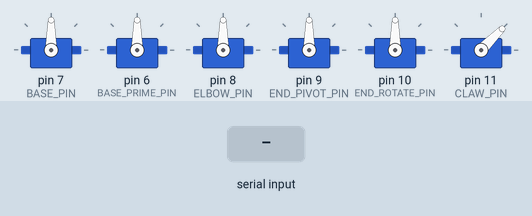
Simulated run of this sketch. Board: Arduino Uno, built with avr-gcc and run on an emulated ATmega328P. Parts: 6 × servo. The test bench sets the inputs (shaded band).

Above: at 1.2 s.
1.3 s: "w" received over Serial
At 3.4 s:
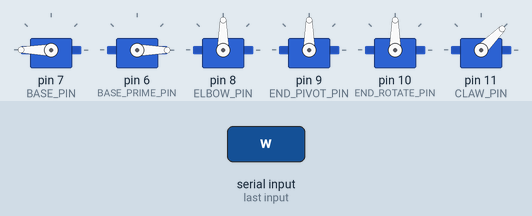
4.3 s: "a" received over Serial
At 5.7 s:
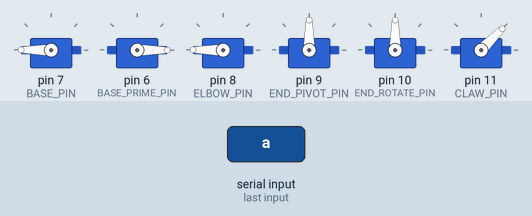
6.7 s: "s" received over Serial
At 7.1 s:
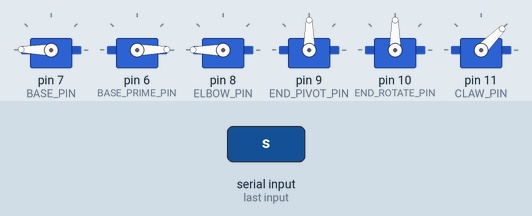
8.2 s: byte 87 ('W') received over Serial
At 8.66 s:
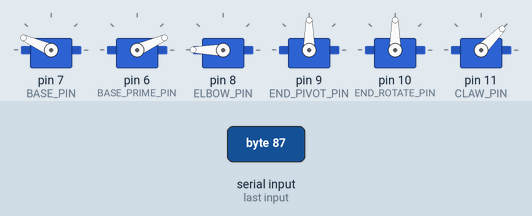
11.2 s: "d" received over Serial
At 12.1 s:
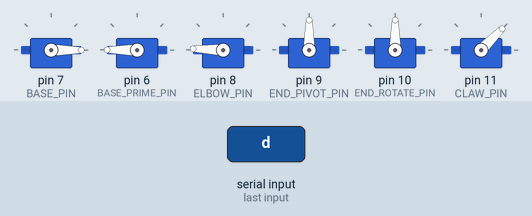
13.3 s: byte 65 ('A') received over Serial
At 16.0 s:
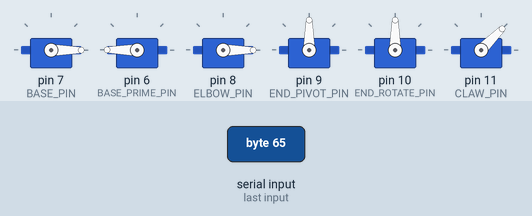
Timing chart, 0 to 17.3 s (numbered marks = the images above; inputs shaded):
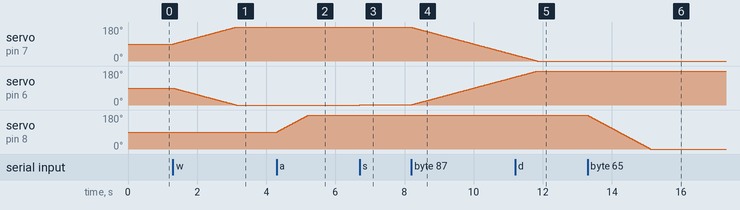

The sketch:

KeyboardBased.ino
```cpp
#include <Servo.h>

// Define motor pins
#define BASE_PIN 7
#define BASE_PRIME_PIN 6
#define ELBOW_PIN 8
#define END_PIVOT_PIN 9
#define END_ROTATE_PIN 10
#define CLAW_PIN 11

// Current servo angles
int bAngle = 90;
int bPrimeAngle = 90;
int elbowAngle = 90;
int ePivotAngle = 90;
int eRotateAngle = 90;
int clawAngle = 45;

// Step speeds in degrees per update
const int BASE_SPEED = 1;
const int ELBOW_SPEED = 2;
const int PIVOT_SPEED = 2;
const int ROTATE_SPEED = 4;
const int CLAW_SPEED = 3;

// Press flags
bool wPressed = false;
bool sPressed = false;
bool aPressed = false;
bool dPressed = false;
bool qPressed = false;
bool ePressed = false;
bool rPressed = false;
bool fPressed = false;
bool zPressed = false;
bool xPressed = false;

// Servo objects
Servo base;
Servo basePrime;
Servo elbow;
Servo endPivot;
Servo endRotate;
Servo claw;

void setup() {
  Serial.begin(115200);

  base.attach(BASE_PIN);
  basePrime.attach(BASE_PRIME_PIN);
  elbow.attach(ELBOW_PIN);
  endPivot.attach(END_PIVOT_PIN);
  endRotate.attach(END_ROTATE_PIN);
  claw.attach(CLAW_PIN);

  // Initialize positions
  base.write(bAngle);
  basePrime.write(bPrimeAngle);
  elbow.write(elbowAngle);
  endPivot.write(ePivotAngle);
  endRotate.write(eRotateAngle);
  claw.write(clawAngle);
}

void loop() {
  // handle serial input
  while (Serial.available() > 0) {
    char c = Serial.read();
    switch (c) {
      // press events
      case 'w': wPressed = true; break;
      case 's': sPressed = true; break;
      case 'a': aPressed = true; break;
      case 'd': dPressed = true; break;
      case 'q': qPressed = true; break;
      case 'e': ePressed = true; break;
      case 'r': rPressed = true; break;
      case 'f': fPressed = true; break;
      case 'z': zPressed = true; break;
      case 'x': xPressed = true; break;

      // release events (uppercase from Python)
      case 'W': wPressed = false; break;
      case 'S': sPressed = false; break;
      case 'A': aPressed = false; break;
      case 'D': dPressed = false; break;
      case 'Q': qPressed = false; break;
      case 'E': ePressed = false; break;
      case 'R': rPressed = false; break;
      case 'F': fPressed = false; break;
      case 'Z': zPressed = false; break;
      case 'X': xPressed = false; break;
    }
  }

  // update angles based on flags
  if (wPressed) {
    bAngle = constrain(bAngle + BASE_SPEED, 0, 180);
    bPrimeAngle = constrain(bPrimeAngle - BASE_SPEED, 0, 180);
  }
  if (sPressed) {
    bAngle = constrain(bAngle - BASE_SPEED, 0, 180);
    bPrimeAngle = constrain(bPrimeAngle + BASE_SPEED, 0, 180);
  }
  if (aPressed) {
    elbowAngle = constrain(elbowAngle + ELBOW_SPEED, 0, 180);
  }
  if (dPressed) {
    elbowAngle = constrain(elbowAngle - ELBOW_SPEED, 0, 180);
  }
  if (qPressed) {
    eRotateAngle = constrain(eRotateAngle - ROTATE_SPEED, 0, 180);
  }
  if (ePressed) {
    eRotateAngle = constrain(eRotateAngle + ROTATE_SPEED, 0, 180);
  }
  if (rPressed) {
    ePivotAngle = constrain(ePivotAngle + PIVOT_SPEED, 30, 150);
  }
  if (fPressed) {
    ePivotAngle = constrain(ePivotAngle - PIVOT_SPEED, 30, 150);
  }
  if (zPressed) {
    clawAngle = constrain(clawAngle + CLAW_SPEED, 43, 72);
  }
  if (xPressed) {
    clawAngle = constrain(clawAngle - CLAW_SPEED, 43, 72);
  }

  //write positions to servos
  base.write(bAngle);
  basePrime.write(bPrimeAngle);
  elbow.write(elbowAngle);
  endPivot.write(ePivotAngle);
  endRotate.write(eRotateAngle);
  claw.write(clawAngle);

  // optional debug output
  /*
  Serial.print("Base: "); Serial.print(bAngle);
  Serial.print(" | Base Prime: "); Serial.print(bPrimeAngle);
  Serial.print(" | Elbow: "); Serial.print(elbowAngle);
  Serial.print(" | End Pivot: "); Serial.print(ePivotAngle);
  Serial.print(" | End Rotate: "); Serial.print(eRotateAngle);
  Serial.print(" | Claw: "); Serial.println(clawAngle);
  */

  delay(20);
}
```

Measured:
- after the input at 1.3 s, servo on pin 7 (BASE_PIN): moves from 90° to 180° over 1.8 s, starting at once; servo on pin 6 (BASE_PRIME_PIN): moves from 90° to 0° over 1.8 s, starting at once
- after the input at 4.3 s, servo on pin 8 (ELBOW_PIN): moves from 90° to 180° over 0.90 s, starting at once
- after the input at 6.7 s, servo on pin 7 (BASE_PIN): 180° → 179° at once; servo on pin 6 (BASE_PRIME_PIN): 0° → 1° at once
- after the input at 8.2 s, servo on pin 7 (BASE_PIN): moves from 179° to 32° over 3.0 s, starting at once; servo on pin 6 (BASE_PRIME_PIN): moves from 1° to 148° over 3.0 s, starting at once
- after the input at 11.2 s, servo on pin 8 (ELBOW_PIN): 180° → 178° at once
- after the input at 13.3 s, servo on pin 8 (ELBOW_PIN): moves from 178° to 0° over 1.8 s, starting at once
